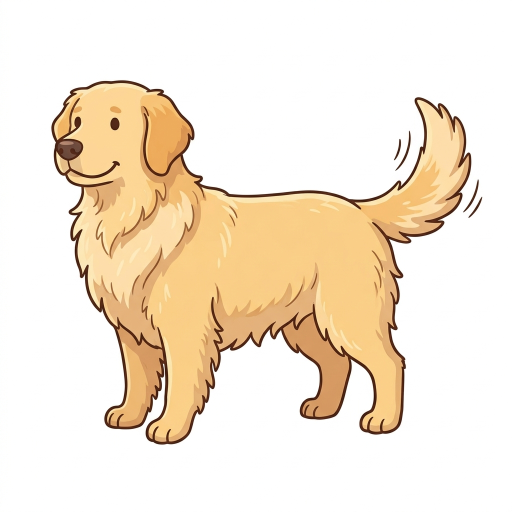
#> input picture assets/art/golden.jpg, 1024 x 1024 px, found by its file name (shown at 1/2 size)
$ python head_grid.py
#> lines starting #> are read from the running program, lines starting #| are printed output that depends on the picture
#> in main, `sheet = Image.new('RGB', (CELL * cols, CELL * rows), (255, 255, 255))`: sheet: PIL image 1200x600 RGB; every value is 255
"""
立绘头部裁切框 —— 可视化标定
==================================================================
上一版用「行宽局部极小 = 脖颈」自动找头，结果被翘起的尾巴骗了
（柴犬 / 哈士奇的「头」其实定位到了尾巴尖）。
只有 8 张固定立绘，最可靠的做法是打上归一化网格，肉眼读坐标。

输出：scratch/shots/_head_grid.png
      每格 = 一只狗，覆盖 10% 间隔的网格，网格坐标以 alpha 包围盒为 0~100%。
"""
from PIL import Image, ImageDraw

ART = [
    ('golden', 'golden.jpg'),
    ('shiba', 'shiba_inu.jpg'),
    ('corgi', 'corgi.jpg'),
    ('border_collie', 'border_collie.jpg'),
    ('samoyed', 'samoyed.jpg'),
    ('husky', 'husky.jpg'),
    ('frenchie', 'french_bulldog.jpg'),
    ('labrador', 'labrador.jpg'),
]

CELL = 300


def alpha_bbox(path, thresh=232):
#> called with path = 'assets/art/golden.jpg', thresh = 232
    im = Image.open(path).convert('RGB')
#> im is the input picture: PIL image 1024x1024 RGB; mean R, G, B 245, 231.5, 213.2
    W, H = im.size
#> W = 1024; H = 1024
    px = im.load()
    minx, maxx, miny, maxy = W, -1, H, -1
#> minx = 1024; maxx = -1; miny = 1024; maxy = -1
    for y in range(H):
        for x in range(W):
            r, g, b = px[x, y]
            if not (r >= thresh and g >= thresh and b >= thresh):
                if x < minx: minx = x
                if x > maxx: maxx = x
                if y < miny: miny = y
                if y > maxy: maxy = y
#> after the loop, maxx = 964; maxy = 889; minx = 102; miny = 160
    return im, (minx, miny, maxx, maxy)


def main():
    cols = 4
    rows = (len(ART) + cols - 1) // cols
    sheet = Image.new('RGB', (CELL * cols, CELL * rows), (255, 255, 255))
    d = ImageDraw.Draw(sheet)

    for i, (breed, fn) in enumerate(ART):
        im, (bx0, by0, bx1, by1) = alpha_bbox(f'assets/art/{fn}')
#> bx0 = 102; by0 = 160; bx1 = 964; by1 = 889
        bw, bh = bx1 - bx0 + 1, by1 - by0 + 1
#> bw = 863; bh = 730
        crop = im.crop((bx0, by0, bx1 + 1, by1 + 1)).resize((CELL, CELL))
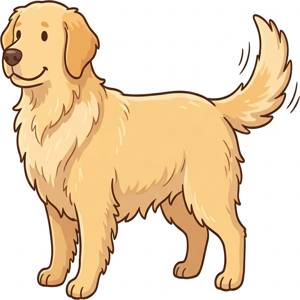
#> crop: PIL image 300x300 RGB; mean R, G, B 238.4, 215.8, 185.5
        cx0, cy0 = (i % cols) * CELL, (i // cols) * CELL
        sheet.paste(crop, (cx0, cy0))
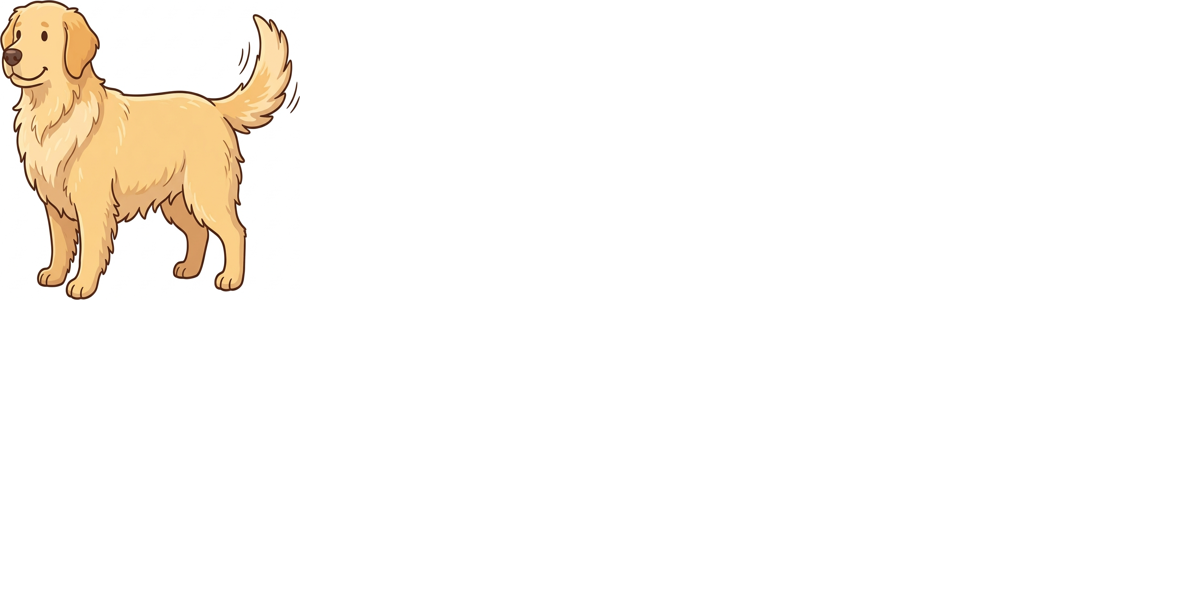
#> sheet: PIL image 1200x600 RGB; mean R, G, B 252.9, 250.1, 246.3

        # 10% 网格
        for k in range(1, 10):
            p = int(CELL * k / 10)
            col = (255, 0, 0) if k == 5 else (0, 160, 255)
            d.line([(cx0 + p, cy0), (cx0 + p, cy0 + CELL)], fill=col, width=1)
            d.line([(cx0, cy0 + p), (cx0 + CELL, cy0 + p)], fill=col, width=1)

        # 每 20% 标注刻度
        for k in range(0, 11, 2):
            p = int(CELL * k / 10)
            d.text((cx0 + p + 2, cy0 + 2), str(k * 10), fill=(200, 0, 0))
            d.text((cx0 + 2, cy0 + p + 2), str(k * 10), fill=(0, 0, 200))

        d.rectangle([cx0, cy0, cx0 + CELL - 1, cy0 + CELL - 1], outline=(120, 120, 120))
        d.rectangle([cx0, cy0 + CELL - 16, cx0 + CELL, cy0 + CELL], fill=(255, 255, 255))
        d.text((cx0 + 4, cy0 + CELL - 14), f'{breed}  bbox {bw}x{bh}', fill=(0, 0, 0))
#> pass 2 of the loop in main, `for i, (breed, fn) in enumerate(ART):`:
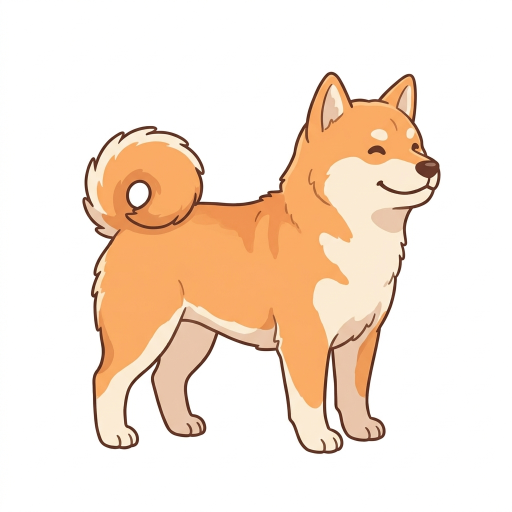
#> input picture assets/art/shiba_inu.jpg, 1024 x 1024 px, found by its file name (shown at 1/2 size)
#> in alpha_bbox, im is the input picture: PIL image 1024x1024 RGB; mean R, G, B 247.2, 229.7, 214.6
#> after the loop in alpha_bbox (call 2), `for y in range(H):`: maxx = 881; maxy = 907; minx = 164; miny = 143
#> bx0 = 164; by0 = 143; bx1 = 881; by1 = 907
#> bw = 718; bh = 765
#> in main, `crop = im.crop((bx0, by0, bx1 + 1, by1 + 1)).resize((CELL, CELL))`:
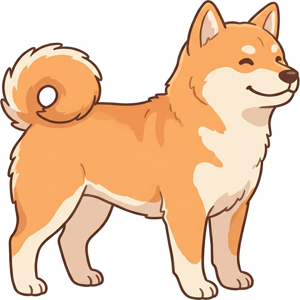
#> crop: PIL image 300x300 RGB; mean R, G, B 240.1, 206.8, 177.9
#> in main, `sheet.paste(crop, (cx0, cy0))`:
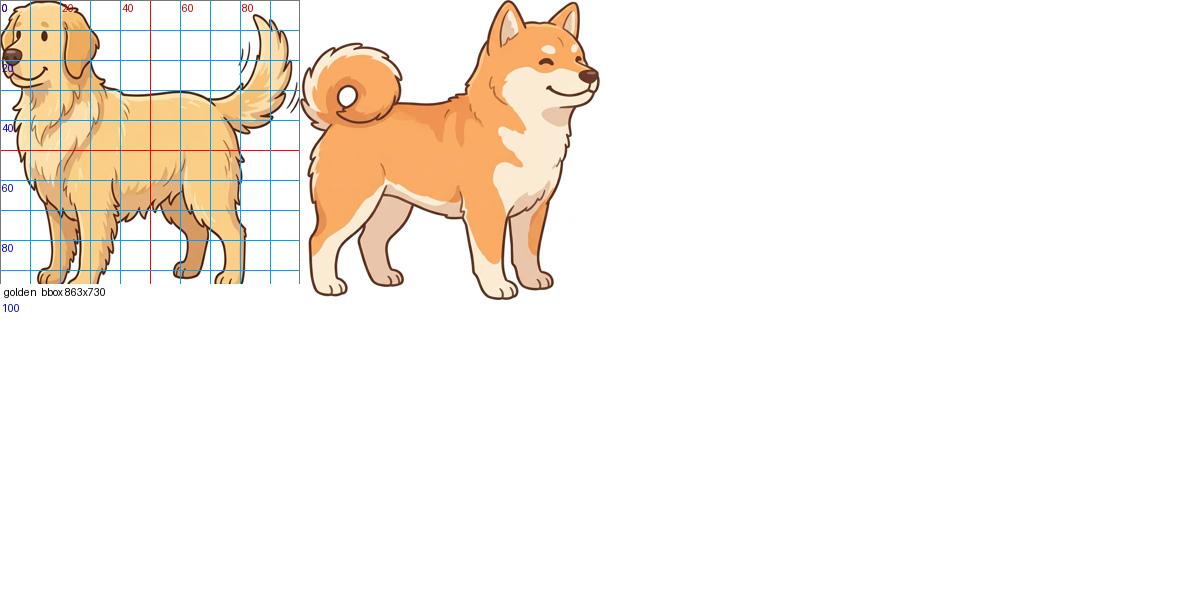
#> sheet: PIL image 1200x600 RGB; mean R, G, B 249.3, 243.3, 236.9
#> pass 3 of the loop in main, `for i, (breed, fn) in enumerate(ART):`:
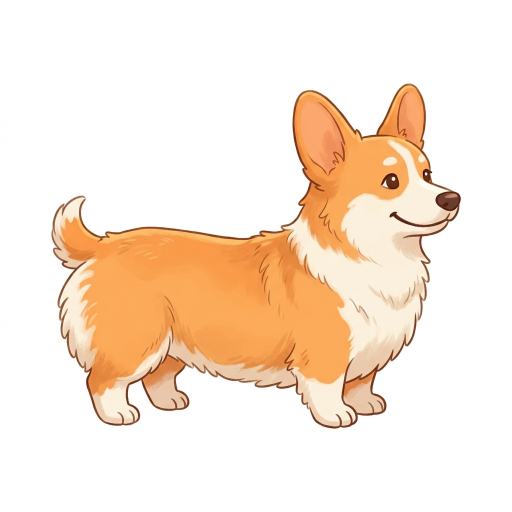
#> input picture assets/art/corgi.jpg, 1024 x 1024 px, found by its file name (shown at 1/2 size)
#> in alpha_bbox, im is the input picture: PIL image 1024x1024 RGB; mean R, G, B 249.8, 232.1, 215.8
#> after the loop in alpha_bbox (call 3), `for y in range(H):`: maxx = 921; maxy = 857; minx = 102; miny = 166
#> bx0 = 102; by0 = 166; bx1 = 921; by1 = 857
#> bw = 820; bh = 692
#> in main, `crop = im.crop((bx0, by0, bx1 + 1, by1 + 1)).resize((CELL, CELL))`:
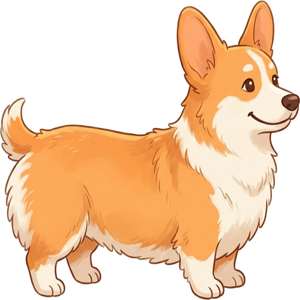
#> crop: PIL image 300x300 RGB; mean R, G, B 245.4, 212.7, 182.6
#> in main, `sheet.paste(crop, (cx0, cy0))`:
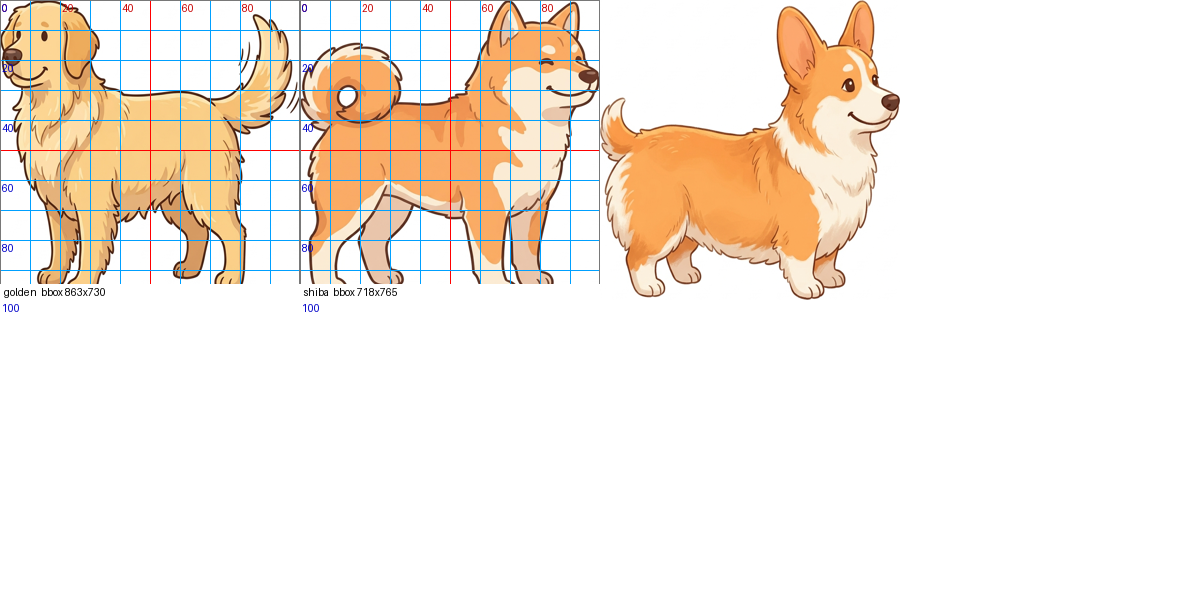
#> sheet: PIL image 1200x600 RGB; mean R, G, B 246.4, 237.4, 228.1
#> the loop made 7 passes; the first 3 are shown

    sheet.save('scratch/shots/_head_grid.png')
    print('网格标定图: scratch/shots/_head_grid.png')
    print('坐标说明：每个格子内部 0~100% 对应 alpha 包围盒的归一化坐标')


if __name__ == '__main__':
#> (the run stopped early here; a loop or call above may not have finished)
